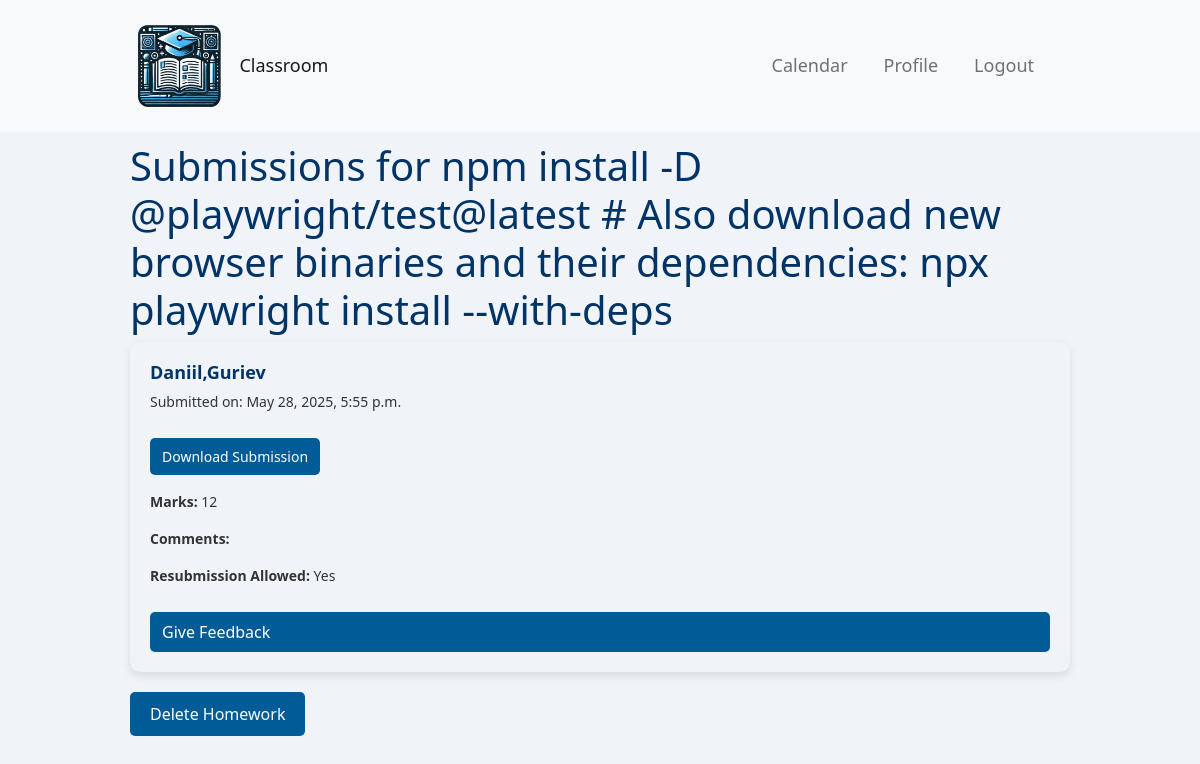
Screenshot of /teacher/homework/14/submissions/ (signed in) with the database file from the repository.
### polls/models.py (models this page shows, shortened)
class Homework(models.Model):
    subject = models.ForeignKey(Subject, on_delete=models.CASCADE, default=get_default_subject)
    title = models.CharField(max_length=200)
    description = models.TextField()
    assigned_date = models.DateField(default=timezone.now)
    due_date = models.DateField()
    file = models.FileField(upload_to='homework_files/', null=True, blank=True)
    teacher = models.ForeignKey(settings.AUTH_USER_MODEL, on_delete=models.CASCADE, related_name='homeworks')
    students = models.ManyToManyField(settings.AUTH_USER_MODEL, related_name='homework_assigned', blank=True)
    group = models.ForeignKey(Group, on_delete=models.SET_NULL, null=True, blank=True, related_name="homeworks")

class Submission(models.Model):
    STATUS_CHOICES = [
        ('pending', 'Pending'),
        ('returned', 'Returned for redo'),
        ('graded', 'Graded'),
    ]
    student = models.ForeignKey(settings.AUTH_USER_MODEL, on_delete=models.CASCADE, related_name='submissions')
    homework = models.ForeignKey(Homework, on_delete=models.CASCADE, related_name='submissions')
    file = models.FileField(upload_to='homework_submissions/')
    submitted_on = models.DateTimeField(auto_now_add=True)
    marks = models.IntegerField(null=True, blank=True)
    comments = models.TextField(null=True, blank=True)
    allow_resubmission = models.BooleanField(default=False)
    status = models.CharField(max_length=10, choices=STATUS_CHOICES, default='pending')

class CustomUser(AbstractUser):
    is_student = models.BooleanField(default=False)
    is_teacher = models.BooleanField(default=False)
    age = models.IntegerField(null=True, blank=True)  # Add age field here
    profile_picture = models.ImageField(upload_to='profile_pictures/', null=True, blank=True)
    bio = models.TextField(null=True, blank=True)
    group = models.ForeignKey(Group, on_delete=models.SET_NULL, null=True, blank=True, related_name="members")

### polls/views.py (the view)
# urls.py: path('teacher/homework/<int:homework_id>/submissions/', polls.views.view_submissions, name='view_submissions'),
@login_required
def view_submissions(request, homework_id):
    if not request.user.is_teacher:
        return redirect('student_dashboard')
    homework = get_object_or_404(Homework, id=homework_id, teacher=request.user)
    submissions = Submission.objects.filter(homework=homework)
    return render(request, 'view_submissions.html', {'homework': homework, 'submissions': submissions})

### templates/view_submissions.html
{% extends 'base.html' %}
{% block content %}
<h1>Submissions for {{ homework.title }}</h1>
<div class="submissions-list-container">
    {% for submission in submissions %}
    <div class="submission-card">
        <h2>{{ submission.student.first_name }},{{ submission.student.last_name }}</h2>
        <p>Submitted on: {{ submission.submitted_on }}</p>
        <p><a href="{{ submission.file.url }}">Download Submission</a></p>
        <p><strong>Marks:</strong> {{ submission.marks }}</p>
        <p><strong>Comments:</strong> {{ submission.comments }}</p>
        <p><strong>Resubmission Allowed:</strong> {{ submission.allow_resubmission|yesno:"Yes,No" }}</p>
        <a href="{% url 'give_feedback' submission.id %}">Give Feedback</a>
    </div>
    {% endfor %}
</div>
<a href="{% url 'delete_homework' homework.id %}" class="btn btn-danger">Delete Homework</a>
{% endblock %}

### static/styles/base/global.css (style rules this page uses)
body, html { margin: 0; padding: 0; font-family: 'Segoe UI', Tahoma, Geneva, Verdana, sans-serif; background-color: #f0f4f8; color: #333; }
h1, h2, h3, h4, h5, h6 { color: #003366; }

### static/styles/calendar.css (style rules this page uses)
a { color:snow; }

### static/styles/base/elements.css (style rules this page uses)
.btn { padding: 10px 20px; border: none; border-radius: 5px; background-color: #005b96; color: white; font-size: 16px; cursor: pointer; }

### static/styles/view_submissions.css (style rules this page uses)
.submissions-list-container { display: grid; grid-template-columns: repeat(auto-fit, minmax(300px, 1fr)); grid-gap: 20px; justify-items: start; max-width: 1200px; }
.submission-card { background-color: #f0f4f8; padding: 20px; border-radius: 10px; box-shadow: 0 4px 8px rgba(0, 0, 0, 0.1); margin-bottom: 20px; display: flex; flex-direction: column; justify-content: space-between; box-sizing: border-box; word-wrap: break-word; overflow-wrap: break-word; hyphens: auto; width: 100%; box-sizing: border-box; }
.submission-card h2 { font-size: 18px; font-weight: bold; color: #003366; overflow-wrap: break-word; white-space: normal; word-break: break-word; }
.submission-card p { font-size: 14px; color: #333; }
.submission-card a { display: inline-block; background-color: #005b96; color: white; padding: 8px 12px; border-radius: 5px; text-decoration: none; margin-top: 10px; }

### rows the page displays
Homework: title "npm install -D @playwright/test@latest # Also download new browser binaries and their dependencies: npx playwright install --with-deps"
Submission: student.first_name "Daniil", student.last_name "Guriev", submitted_on "May 28, 2025, 5:55 p.m.", marks "12", allow_resubmission "Yes"
